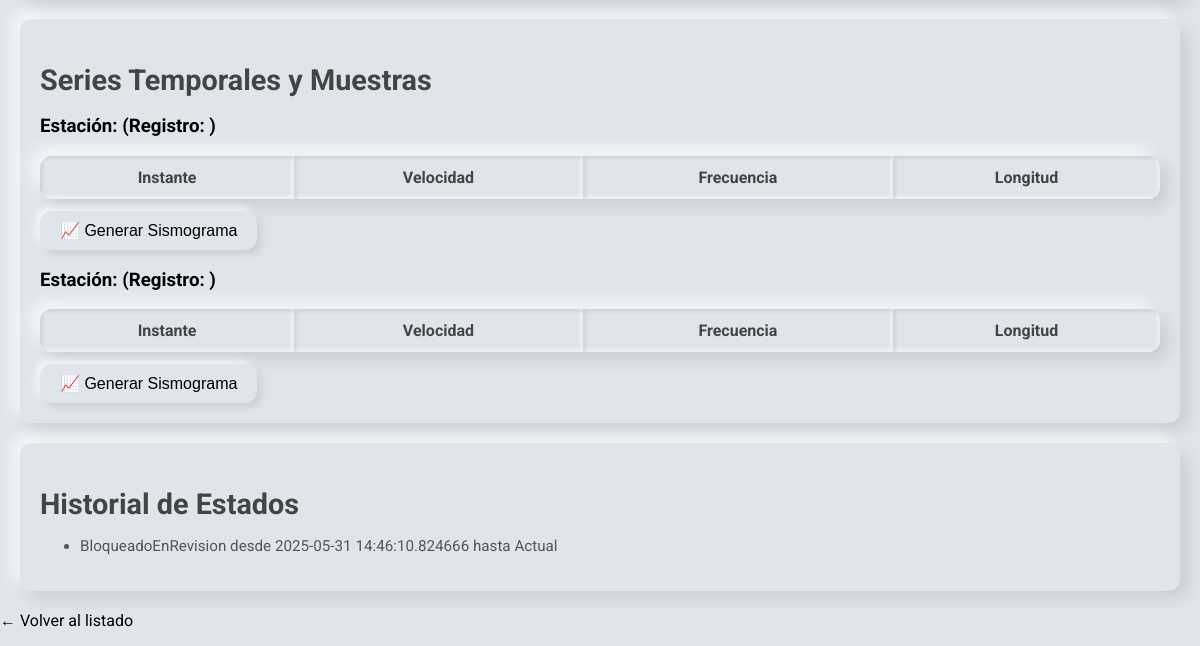
/event/23 (lower part), run on an earlier commit of the app's database.
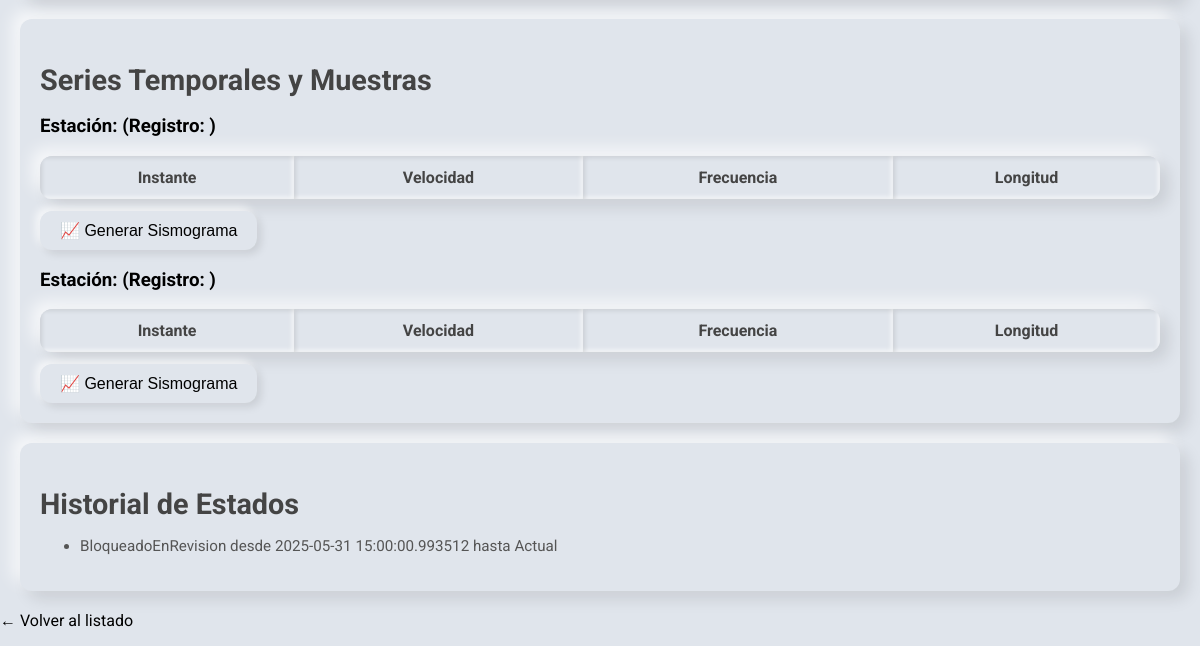
And on a later commit of the database.
### tables this page shows
CREATE TABLE CambioEstado (
        id_cambio       INTEGER PRIMARY KEY AUTOINCREMENT,
        id_evento       INTEGER NOT NULL,
        fecha_inicio    TEXT    NOT NULL,
        fecha_fin       TEXT    NULL,
        estado_nombre   TEXT    NOT NULL,
        estado_desc     TEXT    NULL,
        FOREIGN KEY (id_evento) REFERENCES Evento(id_evento) ON DELETE CASCADE
    );

### app_flask.py (the view, shortened to what this page needs)
@app.route('/event/<int:event_id>', methods=['GET', 'POST'])
def detalle(event_id):
    analista = app.config['analista']
    evento = cargar_evento_por_id(event_id)
    if not evento:
        return redirect(url_for('index'))
    if evento.estado.getNombre() == "AutoDetectado":
        evento.bloquearParaRevision(analista)
        guardar_evento(evento)
        guardar_cambio_estado(event_id, evento.cambios[-1])
    error = None
    return render_template(
        'detalle_evento.html',
        evento=evento,
        error=error,
        analista=analista
    )

### db.py (called while the page is built)
def get_connection():
    conn = sqlite3.connect(DB_PATH)
    conn.row_factory = sqlite3.Row
    return conn

### indexClases.py (called while the page is built)
    def getNombre(self):
        return self.nombre

    def __str__(self):
        try:
            ts_inicio = self.fecha_hora_inicio.strftime('%Y-%m-%d %H:%M:%S')
        except Exception:
            ts_inicio = str(self.fecha_hora_inicio)
        if self.fecha_hora_fin:
            try:
                fin = self.fecha_hora_fin.strftime('%Y-%m-%d %H:%M:%S')
            except Exception:
                fin = str(self.fecha_hora_fin)
        else:
            fin = "Actual"
        return f"{self.estado.nombre} desde {ts_inicio} hasta {fin}"

### templates/detalle_evento.html (shortened to what this page needs)
<!doctype html>
<html>
<head>
</head>
<body>
  <section>
    <h2>Series Temporales y Muestras</h2>
    {% if evento.series_temporales %}
      {% for serie in evento.series_temporales %}
        <h3>Estación: <strong>{{ serie.estacion }}</strong> (Registro: {{ serie.fecha_registro }})</h3>
        <table>
          <thead>
            <tr>
              <th>Instante</th>
              <th>Velocidad</th>
              <th>Frecuencia</th>
              <th>Longitud</th>
            </tr>
          </thead>
        </table>
        <form method="post" action="{{ url_for('sismograma', event_id=evento.id_evento, estacion=serie.estacion) }}">
          <button type="submit" style="margin-top: 12px;">📈 Generar Sismograma</button>
        </form>
      {% endfor %}
    {% else %}
      <p>No hay series temporales registradas.</p>
    {% endif %}
  </section>
  <section>
    <h2>Historial de Estados</h2>
    <ul class="history-list">
      {% for cambio in evento.cambios %}
      <li>{{ cambio }}</li>
      {% endfor %}
    </ul>
  </section>
  <p><a href="{{ url_for('index') }}">← Volver al listado</a></p>
</body>
</html>

What changed in the data, as far as the page shows it:
changed CambioEstado: cambio "BloqueadoEnRevision desde 2025-05-31 14:46:10.824666 hasta Actual" → "BloqueadoEnRevision desde 2025-05-31 15:00:00.993512 hasta Actual"
